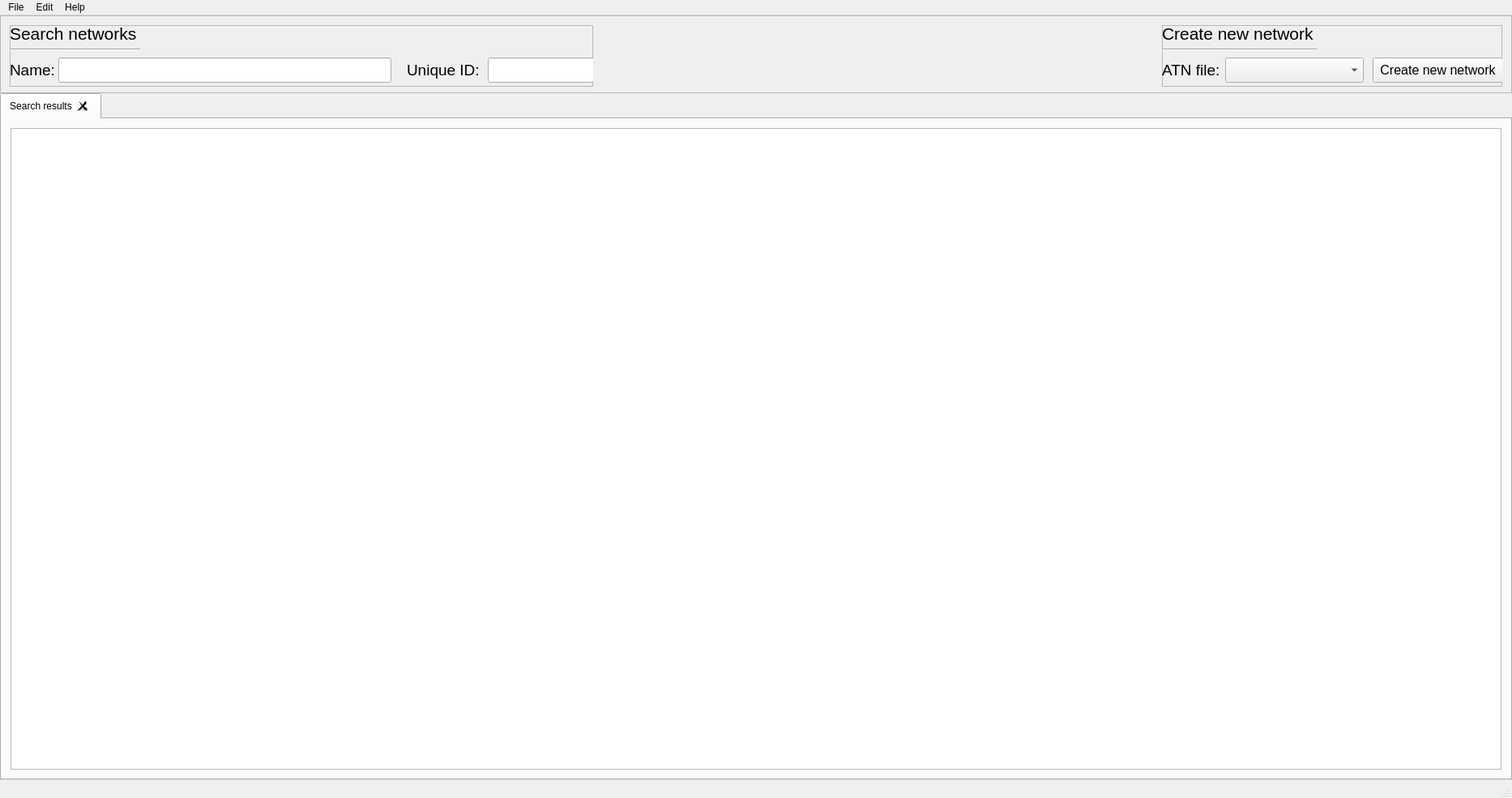
<?xml version="1.0" encoding="UTF-8"?>
<ui version="4.0">
 <class>UI_MainWindowClass</class>
 <widget class="QMainWindow" name="UI_MainWindowClass">
  <property name="geometry">
   <rect>
    <x>0</x>
    <y>0</y>
    <width>1866</width>
    <height>985</height>
   </rect>
  </property>
  <property name="minimumSize">
   <size>
    <width>1200</width>
    <height>0</height>
   </size>
  </property>
  <property name="windowTitle">
   <string>EG ATN Editor</string>
  </property>
  <widget class="QWidget" name="centralWidget">
   <property name="enabled">
    <bool>true</bool>
   </property>
   <property name="minimumSize">
    <size>
     <width>512</width>
     <height>512</height>
    </size>
   </property>
   <layout class="QGridLayout" name="gridLayout_2">
    <property name="leftMargin">
     <number>0</number>
    </property>
    <property name="topMargin">
     <number>0</number>
    </property>
    <property name="rightMargin">
     <number>0</number>
    </property>
    <property name="bottomMargin">
     <number>0</number>
    </property>
    <property name="spacing">
     <number>0</number>
    </property>
    <item row="2" column="0">
     <layout class="QVBoxLayout" name="verticalLayout_2">
      <item>
       <widget class="QTabWidget" name="tabWidget">
        <property name="tabShape">
         <enum>QTabWidget::Rounded</enum>
        </property>
        <property name="currentIndex">
         <number>0</number>
        </property>
        <property name="elideMode">
         <enum>Qt::ElideNone</enum>
        </property>
        <property name="tabsClosable">
         <bool>true</bool>
        </property>
        <property name="movable">
         <bool>true</bool>
        </property>
        <property name="tabBarAutoHide">
         <bool>false</bool>
        </property>
        <widget class="QWidget" name="tabSearchResults">
         <property name="enabled">
          <bool>true</bool>
         </property>
         <attribute name="title">
          <string>Search results</string>
         </attribute>
         <layout class="QVBoxLayout" name="verticalLayout_3">
          <item>
           <widget class="QListWidget" name="listSearchResults"/>
          </item>
         </layout>
        </widget>
       </widget>
      </item>
     </layout>
    </item>
    <item row="1" column="0">
     <widget class="QFrame" name="frame">
      <property name="minimumSize">
       <size>
        <width>1024</width>
        <height>96</height>
       </size>
      </property>
      <property name="maximumSize">
       <size>
        <width>16777215</width>
        <height>96</height>
       </size>
      </property>
      <property name="styleSheet">
       <string notr="true"/>
      </property>
      <property name="frameShape">
       <enum>QFrame::StyledPanel</enum>
      </property>
      <property name="frameShadow">
       <enum>QFrame::Raised</enum>
      </property>
      <layout class="QGridLayout" name="gridLayout_3">
       <item row="0" column="1" alignment="Qt::AlignRight">
        <widget class="QFrame" name="frame_3">
         <property name="minimumSize">
          <size>
           <width>420</width>
           <height>76</height>
          </size>
         </property>
         <property name="frameShape">
          <enum>QFrame::StyledPanel</enum>
         </property>
         <property name="frameShadow">
          <enum>QFrame::Raised</enum>
         </property>
         <widget class="QPushButton" name="buttonNewNetwork">
          <property name="geometry">
           <rect>
            <x>260</x>
            <y>40</y>
            <width>161</width>
            <height>31</height>
           </rect>
          </property>
          <property name="font">
           <font>
            <pointsize>12</pointsize>
           </font>
          </property>
          <property name="toolTip">
           <string extracomment="Create a new network, you will be assigned a unique ID"/>
          </property>
          <property name="text">
           <string>Create new network</string>
          </property>
         </widget>
         <widget class="QLabel" name="label_5">
          <property name="geometry">
           <rect>
            <x>0</x>
            <y>40</y>
            <width>81</width>
            <height>31</height>
           </rect>
          </property>
          <property name="font">
           <font>
            <pointsize>14</pointsize>
           </font>
          </property>
          <property name="text">
           <string>ATN file:</string>
          </property>
         </widget>
         <widget class="Line" name="line_2">
          <property name="geometry">
           <rect>
            <x>0</x>
            <y>20</y>
            <width>191</width>
            <height>20</height>
           </rect>
          </property>
          <property name="orientation">
           <enum>Qt::Horizontal</enum>
          </property>
         </widget>
         <widget class="QLabel" name="label_4">
          <property name="geometry">
           <rect>
            <x>0</x>
            <y>0</y>
            <width>201</width>
            <height>21</height>
           </rect>
          </property>
          <property name="font">
           <font>
            <pointsize>16</pointsize>
           </font>
          </property>
          <property name="text">
           <string>Create new network</string>
          </property>
         </widget>
         <widget class="QComboBox" name="comboATNList">
          <property name="geometry">
           <rect>
            <x>78</x>
            <y>40</y>
            <width>171</width>
            <height>31</height>
           </rect>
          </property>
          <property name="font">
           <font>
            <pointsize>10</pointsize>
           </font>
          </property>
         </widget>
        </widget>
       </item>
       <item row="0" column="0" alignment="Qt::AlignLeft">
        <widget class="QFrame" name="frame_2">
         <property name="minimumSize">
          <size>
           <width>720</width>
           <height>76</height>
          </size>
         </property>
         <property name="frameShape">
          <enum>QFrame::StyledPanel</enum>
         </property>
         <property name="frameShadow">
          <enum>QFrame::Raised</enum>
         </property>
         <widget class="QLineEdit" name="textUniqueID">
          <property name="geometry">
           <rect>
            <x>590</x>
            <y>40</y>
            <width>131</width>
            <height>31</height>
           </rect>
          </property>
          <property name="font">
           <font>
            <pointsize>14</pointsize>
           </font>
          </property>
          <property name="toolTip">
           <string>Find by exact unique ID</string>
          </property>
          <property name="inputMethodHints">
           <set>Qt::ImhDigitsOnly</set>
          </property>
          <property name="plainText" stdset="0">
           <string/>
          </property>
         </widget>
         <widget class="QLabel" name="label_2">
          <property name="geometry">
           <rect>
            <x>0</x>
            <y>40</y>
            <width>61</width>
            <height>31</height>
           </rect>
          </property>
          <property name="font">
           <font>
            <pointsize>14</pointsize>
           </font>
          </property>
          <property name="text">
           <string>Name:</string>
          </property>
         </widget>
         <widget class="QLineEdit" name="textName">
          <property name="geometry">
           <rect>
            <x>60</x>
            <y>40</y>
            <width>411</width>
            <height>31</height>
           </rect>
          </property>
          <property name="font">
           <font>
            <pointsize>14</pointsize>
           </font>
          </property>
          <property name="toolTip">
           <string>Type at least 2 letters to start search</string>
          </property>
          <property name="inputMethodHints">
           <set>Qt::ImhNone</set>
          </property>
          <property name="placeholderText">
           <string/>
          </property>
          <property name="plainText" stdset="0">
           <string/>
          </property>
         </widget>
         <widget class="QLabel" name="label">
          <property name="geometry">
           <rect>
            <x>0</x>
            <y>0</y>
            <width>161</width>
            <height>21</height>
           </rect>
          </property>
          <property name="font">
           <font>
            <pointsize>16</pointsize>
           </font>
          </property>
          <property name="text">
           <string>Search networks</string>
          </property>
         </widget>
         <widget class="Line" name="line">
          <property name="geometry">
           <rect>
            <x>-10</x>
            <y>20</y>
            <width>171</width>
            <height>20</height>
           </rect>
          </property>
          <property name="orientation">
           <enum>Qt::Horizontal</enum>
          </property>
         </widget>
         <widget class="QLabel" name="label_3">
          <property name="geometry">
           <rect>
            <x>490</x>
            <y>40</y>
            <width>111</width>
            <height>31</height>
           </rect>
          </property>
          <property name="font">
           <font>
            <pointsize>14</pointsize>
           </font>
          </property>
          <property name="text">
           <string>Unique ID:</string>
          </property>
         </widget>
        </widget>
       </item>
      </layout>
     </widget>
    </item>
   </layout>
  </widget>
  <widget class="QMenuBar" name="menuBar">
   <property name="geometry">
    <rect>
     <x>0</x>
     <y>0</y>
     <width>1866</width>
     <height>21</height>
    </rect>
   </property>
   <widget class="QMenu" name="menuFile">
    <property name="title">
     <string>File</string>
    </property>
    <addaction name="actionSet_Evil_Genius_installation_path"/>
    <addaction name="separator"/>
    <addaction name="actionNew_ATN"/>
    <addaction name="actionLoad_ATN"/>
    <addaction name="actionSave_open_ATN_files"/>
   </widget>
   <widget class="QMenu" name="menuEdit">
    <property name="title">
     <string>Edit</string>
    </property>
    <addaction name="actionUndo"/>
    <addaction name="actionRedo"/>
    <addaction name="separator"/>
    <addaction name="actionHash_string"/>
   </widget>
   <widget class="QMenu" name="menuHelp">
    <property name="title">
     <string>Help</string>
    </property>
    <addaction name="actionAbout_ATN_Editor"/>
   </widget>
   <addaction name="menuFile"/>
   <addaction name="menuEdit"/>
   <addaction name="menuHelp"/>
  </widget>
  <widget class="QStatusBar" name="statusBar">
   <property name="enabled">
    <bool>true</bool>
   </property>
  </widget>
  <action name="actionSet_Evil_Genius_installation_path">
   <property name="text">
    <string>Set Evil Genius installation path...</string>
   </property>
  </action>
  <action name="actionLoad_ATN">
   <property name="text">
    <string>Load ATN...</string>
   </property>
  </action>
  <action name="actionSave_open_ATN_files">
   <property name="text">
    <string>Save open ATN files...</string>
   </property>
  </action>
  <action name="actionNew_ATN">
   <property name="text">
    <string>New ATN...</string>
   </property>
  </action>
  <action name="actionUndo">
   <property name="enabled">
    <bool>false</bool>
   </property>
   <property name="text">
    <string>Undo</string>
   </property>
   <property name="shortcut">
    <string>Ctrl+Z</string>
   </property>
  </action>
  <action name="actionRedo">
   <property name="enabled">
    <bool>false</bool>
   </property>
   <property name="text">
    <string>Redo</string>
   </property>
   <property name="shortcut">
    <string>Ctrl+Y</string>
   </property>
  </action>
  <action name="actionHash_string">
   <property name="text">
    <string>Hash string...</string>
   </property>
  </action>
  <action name="actionView_help">
   <property name="text">
    <string>View help</string>
   </property>
  </action>
  <action name="actionAbout_ATN_Editor">
   <property name="text">
    <string>About ATN Editor</string>
   </property>
  </action>
  <action name="actionClose_open_ATN_files">
   <property name="text">
    <string>Close open ATN files...</string>
   </property>
  </action>
 </widget>
 <layoutdefault spacing="6" margin="11"/>
 <resources/>
 <connections>
  <connection>
   <sender>actionLoad_ATN</sender>
   <signal>triggered()</signal>
   <receiver>UI_MainWindowClass</receiver>
   <slot>openFiles()</slot>
   <hints>
    <hint type="sourcelabel">
     <x>-1</x>
     <y>-1</y>
    </hint>
    <hint type="destinationlabel">
     <x>511</x>
     <y>276</y>
    </hint>
   </hints>
  </connection>
  <connection>
   <sender>tabWidget</sender>
   <signal>tabCloseRequested(int)</signal>
   <receiver>UI_MainWindowClass</receiver>
   <slot>closeTab(int)</slot>
   <hints>
    <hint type="sourcelabel">
     <x>168</x>
     <y>131</y>
    </hint>
    <hint type="destinationlabel">
     <x>241</x>
     <y>-12</y>
    </hint>
   </hints>
  </connection>
  <connection>
   <sender>textUniqueID</sender>
   <signal>textChanged(QString)</signal>
   <receiver>UI_MainWindowClass</receiver>
   <slot>searchID(QString)</slot>
   <hints>
    <hint type="sourcelabel">
     <x>600</x>
     <y>101</y>
    </hint>
    <hint type="destinationlabel">
     <x>538</x>
     <y>-9</y>
    </hint>
   </hints>
  </connection>
  <connection>
   <sender>textName</sender>
   <signal>textChanged(QString)</signal>
   <receiver>UI_MainWindowClass</receiver>
   <slot>searchName(QString)</slot>
   <hints>
    <hint type="sourcelabel">
     <x>260</x>
     <y>92</y>
    </hint>
    <hint type="destinationlabel">
     <x>364</x>
     <y>-15</y>
    </hint>
   </hints>
  </connection>
  <connection>
   <sender>actionHash_string</sender>
   <signal>triggered()</signal>
   <receiver>UI_MainWindowClass</receiver>
   <slot>openHashTool()</slot>
   <hints>
    <hint type="sourcelabel">
     <x>-1</x>
     <y>-1</y>
    </hint>
    <hint type="destinationlabel">
     <x>932</x>
     <y>431</y>
    </hint>
   </hints>
  </connection>
  <connection>
   <sender>actionSave_open_ATN_files</sender>
   <signal>triggered()</signal>
   <receiver>UI_MainWindowClass</receiver>
   <slot>saveFiles()</slot>
   <hints>
    <hint type="sourcelabel">
     <x>-1</x>
     <y>-1</y>
    </hint>
    <hint type="destinationlabel">
     <x>932</x>
     <y>492</y>
    </hint>
   </hints>
  </connection>
  <connection>
   <sender>actionNew_ATN</sender>
   <signal>triggered()</signal>
   <receiver>UI_MainWindowClass</receiver>
   <slot>newFile()</slot>
   <hints>
    <hint type="sourcelabel">
     <x>-1</x>
     <y>-1</y>
    </hint>
    <hint type="destinationlabel">
     <x>932</x>
     <y>492</y>
    </hint>
   </hints>
  </connection>
  <connection>
   <sender>buttonNewNetwork</sender>
   <signal>clicked()</signal>
   <receiver>UI_MainWindowClass</receiver>
   <slot>newNetwork()</slot>
   <hints>
    <hint type="sourcelabel">
     <x>1826</x>
     <y>81</y>
    </hint>
    <hint type="destinationlabel">
     <x>1866</x>
     <y>86</y>
    </hint>
   </hints>
  </connection>
  <connection>
   <sender>actionSet_Evil_Genius_installation_path</sender>
   <signal>triggered()</signal>
   <receiver>UI_MainWindowClass</receiver>
   <slot>openConfigWindow()</slot>
   <hints>
    <hint type="sourcelabel">
     <x>-1</x>
     <y>-1</y>
    </hint>
    <hint type="destinationlabel">
     <x>932</x>
     <y>492</y>
    </hint>
   </hints>
  </connection>
  <connection>
   <sender>actionAbout_ATN_Editor</sender>
   <signal>triggered()</signal>
   <receiver>UI_MainWindowClass</receiver>
   <slot>openAboutWindow()</slot>
   <hints>
    <hint type="sourcelabel">
     <x>-1</x>
     <y>-1</y>
    </hint>
    <hint type="destinationlabel">
     <x>932</x>
     <y>492</y>
    </hint>
   </hints>
  </connection>
 </connections>
 <slots>
  <slot>searchName(QString)</slot>
  <slot>openFiles()</slot>
  <slot>searchID(QString)</slot>
  <slot>closeTab(int)</slot>
  <slot>openHashTool()</slot>
  <slot>saveFiles()</slot>
  <slot>newFile()</slot>
  <slot>newNetwork()</slot>
  <slot>openConfigWindow()</slot>
  <slot>openAboutWindow()</slot>
 </slots>
</ui>
